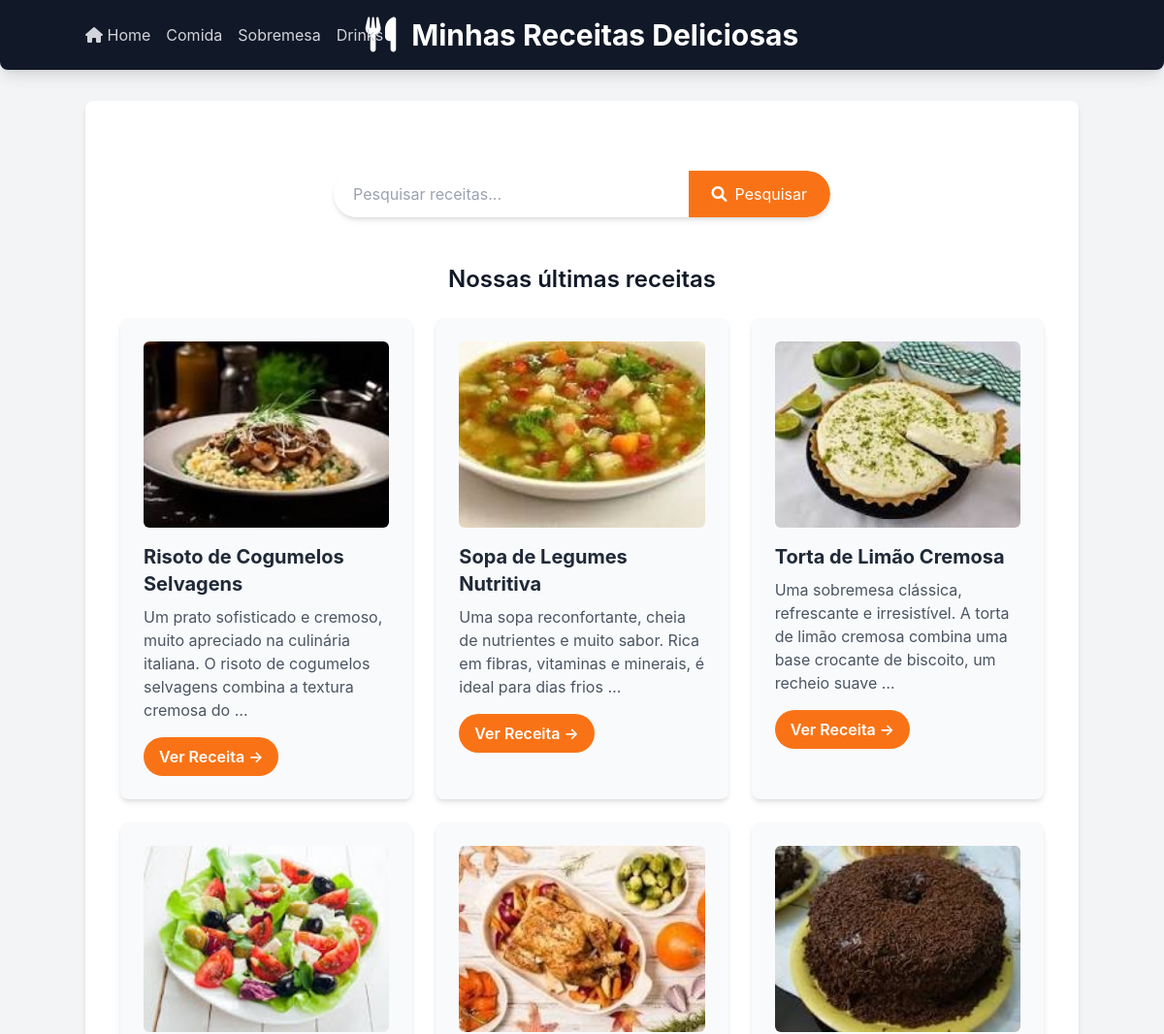
The page /receitas/ (upper part) on the database as committed earlier.
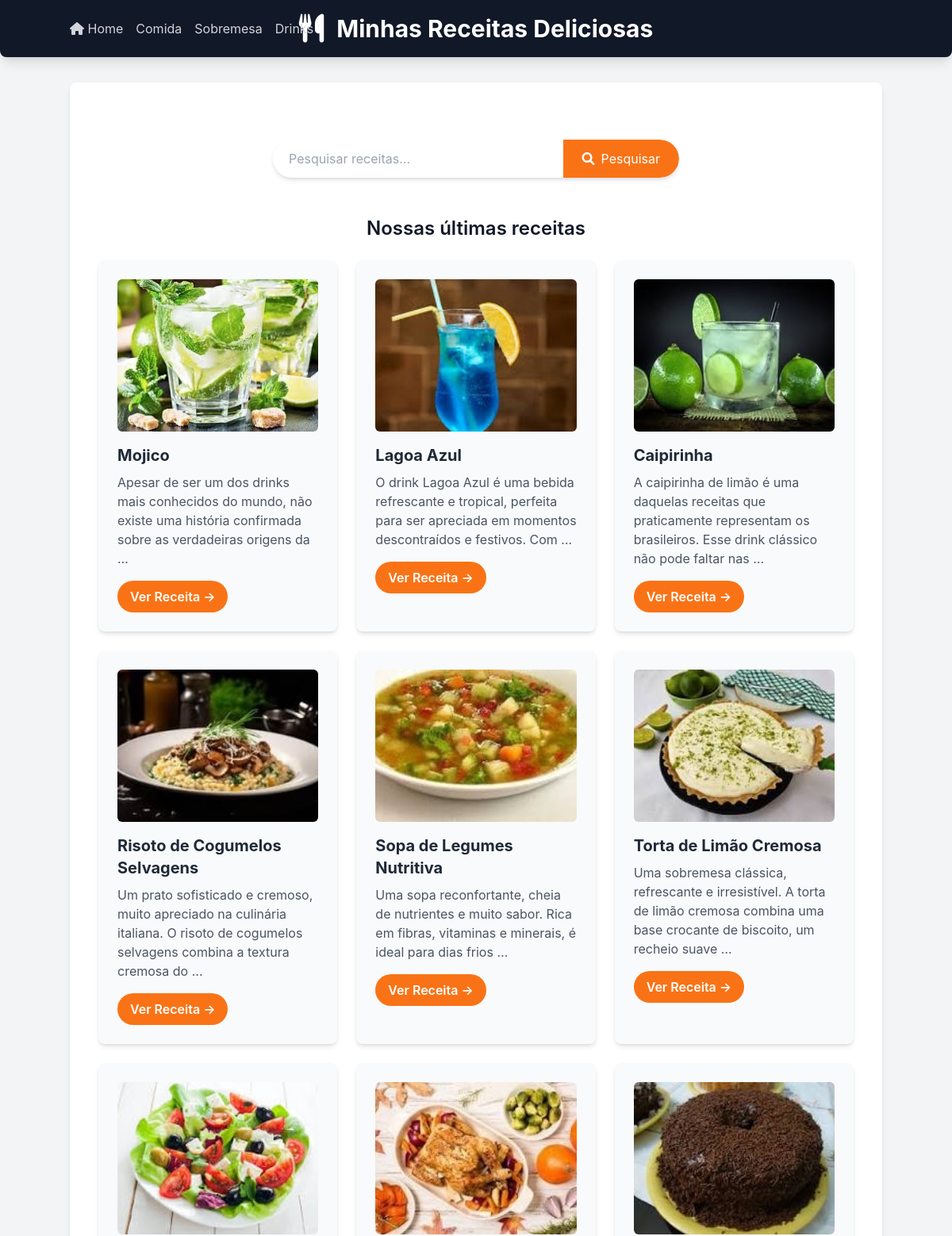
The same page on the database as committed later.
### receitas/models.py (models this page shows, shortened)
class Receita(models.Model):
    CATEGORIAS = [
    ('comida', 'Comida'),
    ('sobremesa', 'Sobremesa'),
    ('drink', 'Drink'),
]
    title = models.CharField("Título",max_length=200)
    description = models.TextField("Descrição")
    ingredients = models.TextField("Ingredientes")
    instructions = models.TextField("Mod de Preparo")
    image = models.ImageField("Imagem",upload_to='receitas_images/', blank=True, null=True)
    categoria = models.CharField("Categoria", max_length=20, choices=CATEGORIAS, default='comida')
    created_at = models.DateTimeField(auto_now_add=True)
    updated_at = models.DateTimeField(auto_now=True)
    class Meta:
        verbose_name = "Receita"
        verbose_name_plural = "Receitas"
        ordering = ['-created_at']# ordena as receitas pela data de criação, da mais recente para a mais antiga

### receitas/views.py (the view)
# urls.py: 2. Add a URL to urlpatterns:  path('', views.home, name='home')
def home(request):
        categoria_slug = request.GET.get('categoria')
        categorias_choices = [choice[0] for choice in Receita.CATEGORIAS]
        if categoria_slug:
            receitas = Receita.objects.filter(categoria=categoria_slug)
            categoria_selecionada = categoria_slug
        else:
            receitas = Receita.objects.all()
            categoria_selecionada = None
        return render(request, 'receitas/home.html', {
            'receitas': receitas,
            'categorias': categorias_choices,
            'categoria_selecionada': categoria_selecionada,})

### receitas/templates/receitas/home.html (shortened to what this page needs)
{%extends 'receitas/base.html' %}
{% block content %}
 <section class="container mx-auto mt-8 p-4 flex justify-center">
    <form method="get" action="{% url 'pesquisar_receitas' %}" class="w-full max-w-lg flex bg-white rounded-full shadow-md overflow-hidden">
        <input
            type="text"
            name="q"
            placeholder="Pesquisar receitas..."
            class="flex-grow p-3 text-gray-700 focus:outline-none focus:ring-2 focus:ring-orange-500 rounded-l-full pl-5">
        <button type="submit" class="bg-orange-500 hover:bg-orange-600 text-white p-3 px-6 py-2 rounded-r-full  transition duration-300 ease-in-out flex items-center justify-center">
            <i class="fas fa-search mr-2"></i> Pesquisar
        </button>
    </form>
</section>
    <h2 class="text-2xl font-semibold mb-6 text-center mt-8">Nossas últimas receitas</h2>
    <div class="flex flex-wrap justify-center gap-6">
            {% for receita in receitas %}
            <div class="w-full sm:w-[calc(50%-1.5rem)] lg:w-[calc(33.333%-1.5rem)] bg-gray-50 p-6 rounded-lg shadow-md hover:shadow-lg transition-shadow duration-300 ease-in-out">
                {% if receita.image %}
                <img src="{{ receita.image.url }}" alt="Imagem de {{ receita.title }}" class="w-full h-48 object-cover rounded-md mb-4">
                {% endif %}
                <h3 class="text-xl font-bold mb-2 text-gray-800">{{ receita.title }}</h3>
                <p class="text-gray-600 mb-4">{{ receita.description|truncatewords:20}}</p>
                <a href="{% url 'receita_detail' receita.id %}" class="inline-block bg-orange-500 hover:bg-orange-600 text-white font-semibold py-2 px-4
                rounded-full transition-colors duration-300">
                Ver Receita &rarr;
                </a>
            </div>
                {% empty %}
                <p class="text-center text-gray-500 col-span-full">Nenhuma receita encontrada</p>
            {% endfor %}
    </div>
        {% endblock %}

Rows that differ between the two databases and show on the page:
added Receita: image (picture), title "Mojico", description "Apesar de ser um dos drinks mais conhecidos do mundo, não existe uma história confirmada sobre as verdadeiras origens da …"
added Receita: image (picture), title "Lagoa Azul", description "O drink Lagoa Azul é uma bebida refrescante e tropical, perfeita para ser apreciada em momentos descontraídos e festivos. Com …"
added Receita: image (picture), title "Caipirinha", description "A caipirinha de limão é uma daquelas receitas que praticamente representam os brasileiros. Esse drink clássico não pode faltar nas …"
